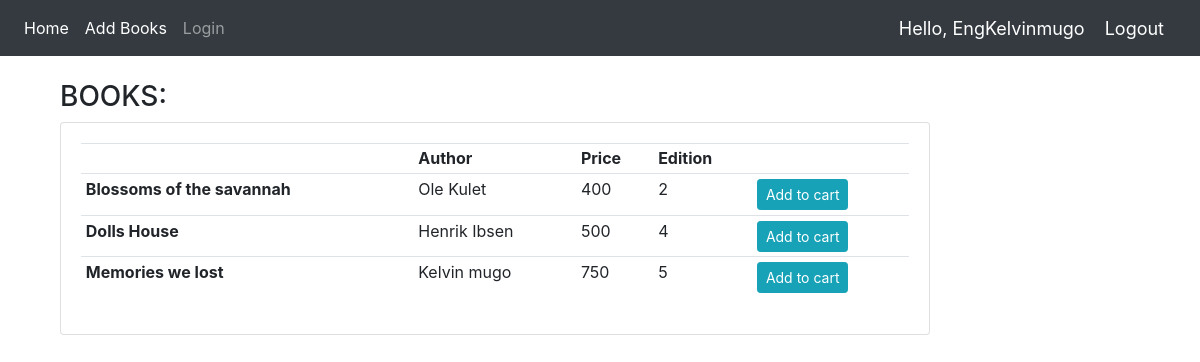
The app's page / (signed in) with its own data.
### BookApplication/models.py (models this page shows, shortened)
class Book(models.Model):
    title=models.CharField(max_length=200,null=True)
    Author=models.CharField(max_length=200,null=True)
    Price=models.IntegerField()
    Edition=models.IntegerField()

### BookApplication/views.py (the view)
# urls.py: path('', home,name='home'),
def home(request):
    books=Book.objects.all()
    context={'books':books}
    if request.user.is_staff:
        return render(request,'BookApplication/home.html',context)
    else:
        return render(request,'BookApplication/home.html',context)

### BookApplication/templates/BookApplication/home.html
{% extends 'BookApplication/main.html' %}
{% block content %}
<br>
<div class="container">
<div class="container row">
    <div class="col-lg-10">
        <h3>BOOKS:</h3>
        <div class="card card-body">
            <table class="table table-sm">
                <tr>
                    <th><Title></Title></th>
                    <th>Author</th>
                    <th>Price</th>
                    <th>Edition</th>
                    <th></th>
                </tr>
                {% for book in books %}
                <tr>
                    <td><b>{{book.title}}</b> </td>
                    <td>{{book.Author}} </td>
                    <td>{{book.Price}} </td>
                    <td> {{book.Edition}} </td>
                    <td><a class="btn btn-sm btn-info" href="{% url 'addtocart' book.id %}">Add to cart</a> </td>
                </tr>
                {% endfor %}
            </table>
        </div>
    </div>
</div>
{% endblock %}

### BookApplication/templates/BookApplication/navbar.html (shortened to what this page needs)
{% load static %}
<nav class="navbar navbar-expand-lg navbar-dark bg-dark">
  <div class="collapse navbar-collapse" id="navbarNav">
    <ul class="navbar-nav">
      <li class="nav-item active">
        <a class="nav-link" href="{% url 'home' %}">Home</a>
      </li>
      {% if request.user.is_staff %}
      <li class="nav-item active">
        <a class="nav-link" href="{% url 'addbook' %}">Add Books</a>
      </li>
      {% else %}
      <li class="nav-item">
        <a class="nav-link" href="{% url 'viewcart' %}">Cart</a>
      </li>
      {% endif %}
      <li class="nav-item">
        <a class="nav-link" href="{% url 'login' %}">Login</a>
      </li>
    </ul>
  </div>
  <span class="hello-msg">Hello, {{request.user}}</span>
  <span ><a  class="hello-msg" href="{% url 'logout' %}">Logout</a></span>
</nav>

### BookApplication/templates/BookApplication/navbar.html (style rules this page uses)
.hello-msg { font-size: 18px; color: #fff; margin-right: 20px; }

### records on screen
Book: title "Blossoms of the savannah", Author "Ole Kulet", Price "400", Edition "2"
Book: title "Dolls House", Author "Henrik Ibsen", Price "500", Edition "4"
Book: title "Memories we lost", Author "Kelvin mugo", Price "750", Edition "5"

### other values on screen
{{ request.user }} "EngKelvinmugo"
